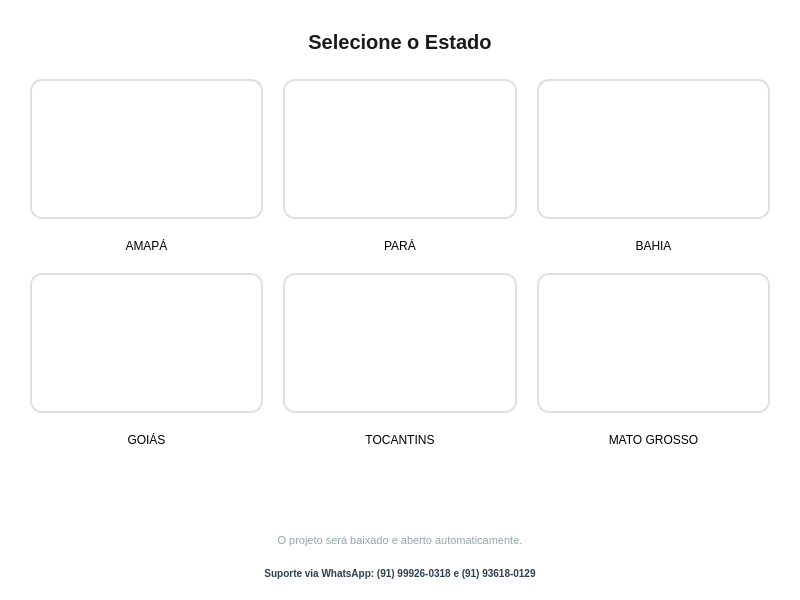
<?xml version="1.0" encoding="UTF-8"?>
<ui version="4.0">
 <class>StateSelectionForm</class>
 <widget class="QDialog" name="StateSelectionForm">
  <property name="geometry">
   <rect>
    <x>0</x>
    <y>0</y>
    <width>800</width>
    <height>600</height>
   </rect>
  </property>
  <property name="windowTitle">
   <string>GeoNexus - Seleção de Estado</string>
  </property>
  <property name="styleSheet">
   <string notr="true">
    QDialog {
        background-color: #ffffff;
    }
    QLabel#titleLabel {
        color: #1a1a1a;
        font-size: 20px;
        font-weight: bold;
        margin-bottom: 10px;
    }
    QPushButton {
        background-color: #ffffff;
        border: 2px solid #e0e0e0;
        border-radius: 12px;
        padding: 5px;
    }
    QPushButton:hover {
        background-color: #f5f5f5;
        border: 2px solid #1a5a96;
    }
    QLabel[objectName^="label"] {
        color: #2c3e50;
        font-size: 13px;
        font-weight: bold;
        margin-top: 5px;
    }
    QLabel#infoLabel {
        color: #95a5a6;
        font-size: 11px;
    }
   </string>
  </property>
  <layout class="QVBoxLayout" name="verticalLayout">
   <property name="spacing">
    <number>15</number>
   </property>
   <property name="leftMargin">
    <number>30</number>
   </property>
   <property name="topMargin">
    <number>30</number>
   </property>
   <property name="rightMargin">
    <number>30</number>
   </property>
   <property name="bottomMargin">
    <number>20</number>
   </property>
   <item>
    <widget class="QLabel" name="titleLabel">
     <property name="text">
      <string>Selecione o Estado</string>
     </property>
     <property name="alignment">
      <set>Qt::AlignCenter</set>
     </property>
    </widget>
   </item>
   <item>
    <layout class="QGridLayout" name="gridLayout">
     <property name="spacing">
      <number>20</number>
     </property>
     <item row="0" column="0">
      <layout class="QVBoxLayout" name="layoutAmapa">
       <item>
        <widget class="QPushButton" name="btnAmapa">
         <property name="minimumSize"><size><width>200</width><height>140</height></size></property>
         <property name="iconSize"><size><width>180</width><height>120</height></size></property>
        </widget>
       </item>
       <item><widget class="QLabel" name="labelAmapa"><property name="text"><string>AMAPÁ</string></property><property name="alignment"><set>Qt::AlignCenter</set></property></widget></item>
      </layout>
     </item>
     <item row="0" column="1">
      <layout class="QVBoxLayout" name="layoutPara">
       <item>
        <widget class="QPushButton" name="btnPara">
         <property name="minimumSize"><size><width>200</width><height>140</height></size></property>
         <property name="iconSize"><size><width>180</width><height>120</height></size></property>
        </widget>
       </item>
       <item><widget class="QLabel" name="labelPara"><property name="text"><string>PARÁ</string></property><property name="alignment"><set>Qt::AlignCenter</set></property></widget></item>
      </layout>
     </item>
     <item row="0" column="2">
      <layout class="QVBoxLayout" name="layoutBahia">
       <item>
        <widget class="QPushButton" name="btnBahia">
         <property name="minimumSize"><size><width>200</width><height>140</height></size></property>
         <property name="iconSize"><size><width>180</width><height>120</height></size></property>
        </widget>
       </item>
       <item><widget class="QLabel" name="labelBahia"><property name="text"><string>BAHIA</string></property><property name="alignment"><set>Qt::AlignCenter</set></property></widget></item>
      </layout>
     </item>
     <item row="1" column="0">
      <layout class="QVBoxLayout" name="layoutGoias">
       <item>
        <widget class="QPushButton" name="btnGoias">
         <property name="minimumSize"><size><width>200</width><height>140</height></size></property>
         <property name="iconSize"><size><width>180</width><height>120</height></size></property>
        </widget>
       </item>
       <item><widget class="QLabel" name="labelGoias"><property name="text"><string>GOIÁS</string></property><property name="alignment"><set>Qt::AlignCenter</set></property></widget></item>
      </layout>
     </item>
     <item row="1" column="1">
      <layout class="QVBoxLayout" name="layoutTocantins">
       <item>
        <widget class="QPushButton" name="btnTocantins">
         <property name="minimumSize"><size><width>200</width><height>140</height></size></property>
         <property name="iconSize"><size><width>180</width><height>120</height></size></property>
        </widget>
       </item>
       <item><widget class="QLabel" name="labelTocantins"><property name="text"><string>TOCANTINS</string></property><property name="alignment"><set>Qt::AlignCenter</set></property></widget></item>
      </layout>
     </item>
     <item row="1" column="2">
      <layout class="QVBoxLayout" name="layoutMatoGrosso">
       <item>
        <widget class="QPushButton" name="btnMatoGrosso">
         <property name="minimumSize"><size><width>200</width><height>140</height></size></property>
         <property name="iconSize"><size><width>180</width><height>120</height></size></property>
        </widget>
       </item>
       <item><widget class="QLabel" name="labelMatoGrosso"><property name="text"><string>MATO GROSSO</string></property><property name="alignment"><set>Qt::AlignCenter</set></property></widget></item>
      </layout>
     </item>
    </layout>
   </item>
   <item>
    <spacer name="verticalSpacer">
     <property name="orientation"><enum>Qt::Vertical</enum></property>
     <property name="sizeHint" stdset="0"><size><width>20</width><height>20</height></size></property>
    </spacer>
   </item>
   <item>
    <widget class="QLabel" name="infoLabel">
     <property name="text"><string>O projeto será baixado e aberto automaticamente.</string></property>
     <property name="alignment"><set>Qt::AlignCenter</set></property>
    </widget>
   </item>
   <item>
    <widget class="QLabel" name="supportLabel">
     <property name="styleSheet">
      <string notr="true">color: #2c3e50; font-size: 10px; font-weight: bold; margin-top: 5px;</string>
     </property>
     <property name="text"><string>Suporte via WhatsApp: (91) 99926-0318 e (91) 93618-0129</string></property>
     <property name="alignment"><set>Qt::AlignCenter</set></property>
    </widget>
   </item>
  </layout>
 </widget>
 <resources/>
 <connections/>
</ui>
